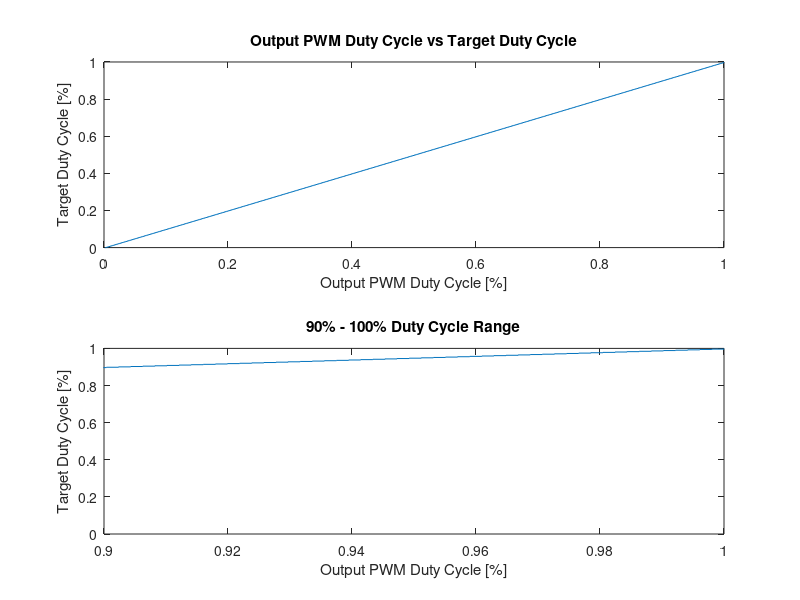
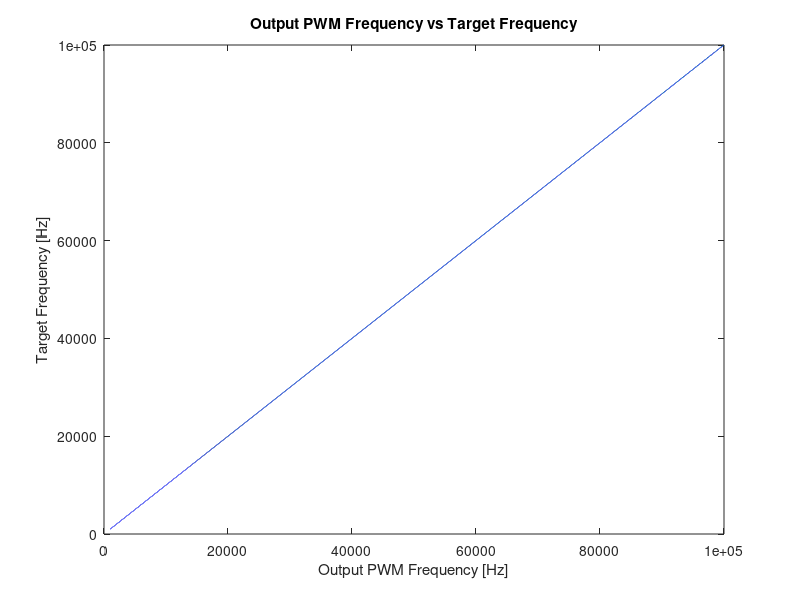
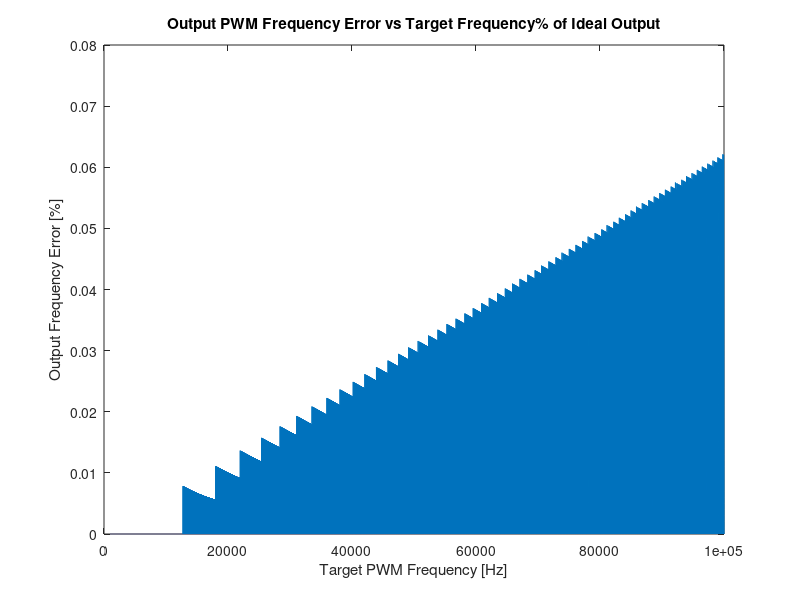

Write the MATLAB code that produced these figures, in order.
clc;
clear;
load('pwm_data.mat');
x = 1/512:1/512:1;

start = 512*0.9;

figure(1)
subplot(2,1,1);
stairs(x(1:end), target_duty(1:end))
title(["Output PWM Duty Cycle vs Target Duty Cycle"])
xlabel("Output PWM Duty Cycle [%]");
ylabel("Target Duty Cycle [%]")

subplot(2,1,2);
stairs(x(1:end), target_duty(1:end))
xlim([0.9 1])
title(["90% - 100% Duty Cycle Range"])
xlabel("Output PWM Duty Cycle [%]");
ylabel("Target Duty Cycle [%]")



%%
x = 1000:1:100000;

start = 1;
error = frequency_error(start:end)./x(start:end)'*100;


figure(2)
stairs(x(start:end), actual_frequency(start:end))
title(["Output PWM Frequency vs Target Frequency"])
xlabel("Output PWM Frequency [Hz]");
ylabel("Target Frequency [Hz]")

figure(3)
stairs(x(start:end), error)
title(["Output PWM Frequency Error vs Target Frequency", "% of Ideal Output"])
xlabel("Target PWM Frequency [Hz]");
ylabel("Output Frequency Error [%]")

max(error)
